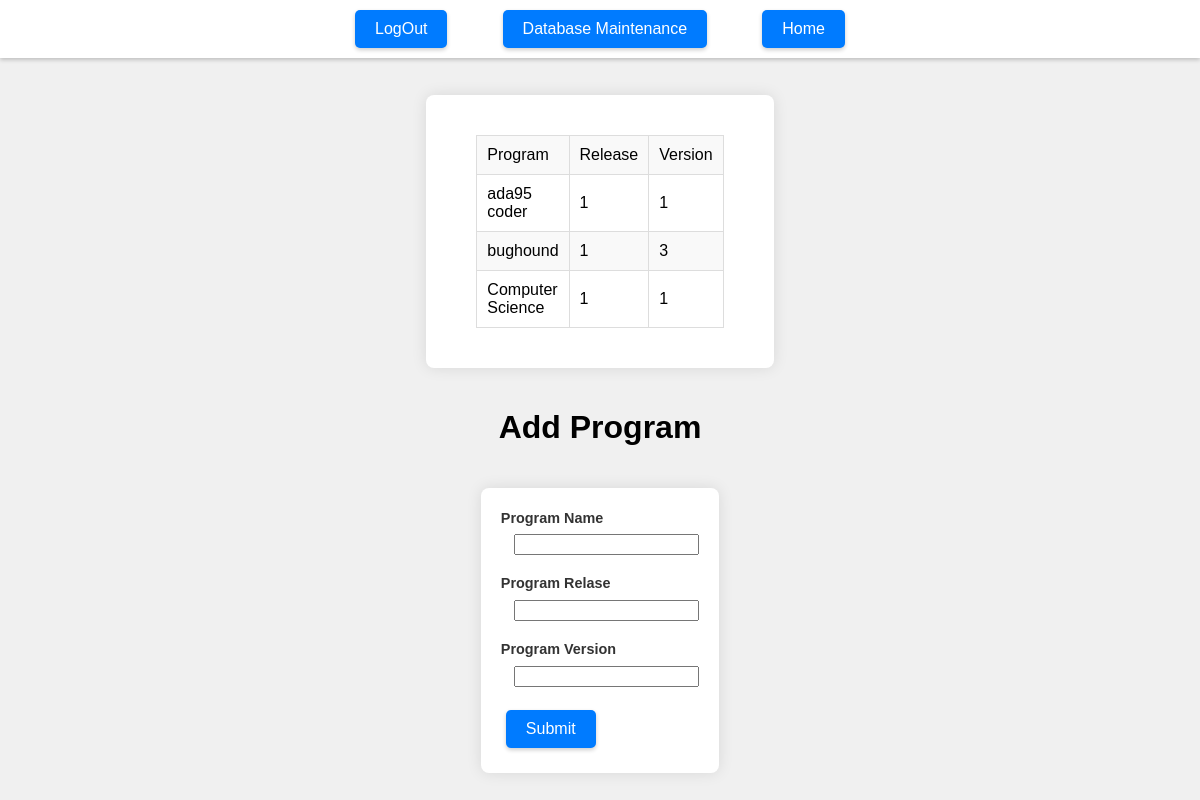
The page /add_program (signed in) on the database as committed earlier.
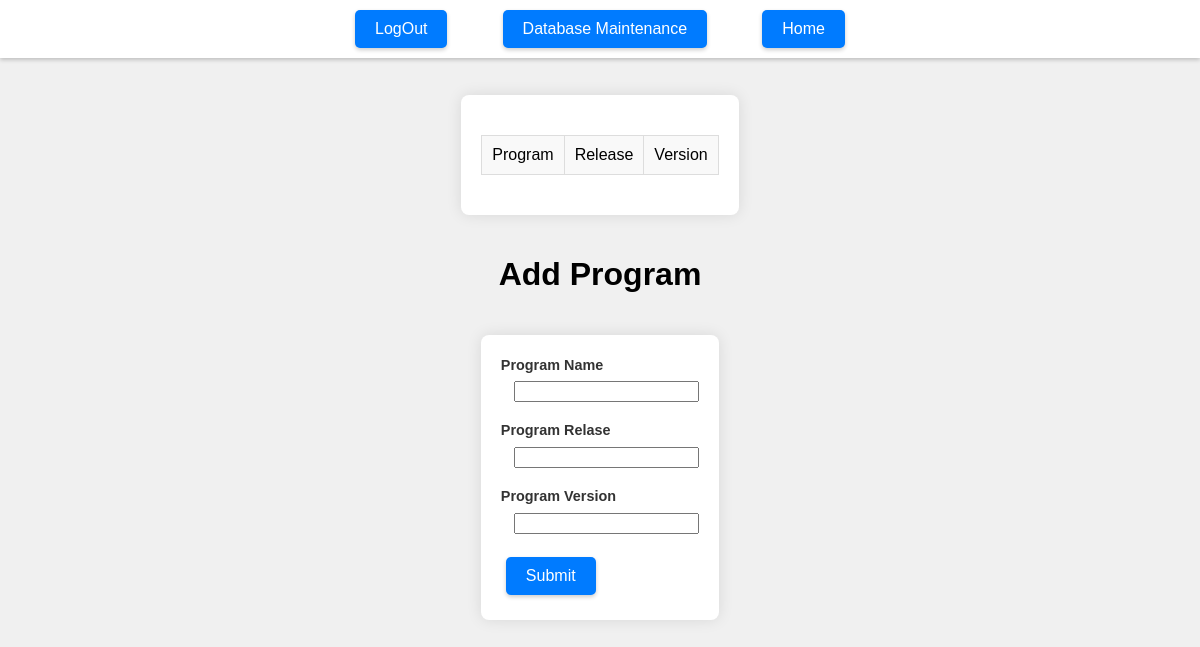
The same page on the database as committed later.
### tables this page shows
CREATE TABLE `programs` ( `prog_id` integer PRIMARY KEY AUTOINCREMENT, `program` varchar(32) NOT NULL, `program_release` varchar(32) NOT NULL, `program_version` varchar(32) NOT NULL);

### app.py (the view, shortened to what this page needs)
@app.route("/add_program",methods=["GET","POST"])
def add_program():
    if "loggedin" not in session:
        return render_template("login.html")
    programs = get_programs()
    if request.method == "GET":
        return render_template("add_programs.html",programs=programs,conditon="False")

### app.py (called while the page is built)
def connect_db():
    sql = sqlite3.connect("/Users/ishanunnarkar/Desktop/Projects/Bug_Hound-Project-main/server/db/bughound.db")
    sql.row_factory = sqlite3.Row
    return sql

def get_db():
    if not hasattr(g,"sqlite3"):
        g.sqlite_db = connect_db()
    return g.sqlite_db

def get_programs():
    db=get_db()
    cur = db.execute('select * from programs')
    programs = cur.fetchall()
    return programs

### templates/add_programs.html (shortened to what this page needs)
<!DOCTYPE html>
<html lang="en">
<head>
    <link rel="stylesheet" href="{{ url_for('static', filename='css/database_maintenance.css') }}">
</head>
<body>
    <div class="styled-container">
         <table style="width:25%", border="1">
            <tr>
                <td>Program</td>
                <td>Release</td>
                <td>Version</td>
            </tr>
            {% for item in programs %}
            <tr>
                <td>{{item[1]}}</td>
                <td>{{item[2]}}</td>
                <td>{{item[3]}}</td>
            </tr>
            {% endfor %}
        </table>
    </div>
    <div class="header">
        <div class="navigation">
            <a href="{{url_for('logout')}}" class="btn header-btn">LogOut</a>
            <a href="{{url_for('database_maintenance')}}" class="btn header-btn">Database Maintenance</a>
            <a href="{{url_for('index_page')}}" class="btn header-btn">Home</a>
        </div>
    </div>
    <h1> Add Program</h1>
    <form action="{{url_for('add_program')}}" method="POST">
        <label for="program">Program Name</label>&nbsp&nbsp;
        <input name="program" type="text" class="textbox"/></br></br>
        <label for="program_release">Program Relase</label>&nbsp&nbsp;
        <input id="program_release" name="program_release" type="number" class="textbox"/></br></br>
        <label for="program_version">Program Version</label>&nbsp&nbsp;
        <input id="program_version" name="program_version" type="number" class="textbox"/></br></br>
        <input type="submit" class="btn" value="Submit">
    </form>
</body>
</html>

### static/css/database_maintenance.css (style rules this page uses)
body { background-color: #f0f0f0; font-family: Arial, sans-serif; margin: 0; padding-top: 75px; display: flex; flex-direction: column; align-items: center; }
.header { width: 100%; display: flex; flex-direction: row; align-items: center; padding: 10px 0; background: #fff; box-shadow: 0 2px 4px rgba(0,0,0,0.2); position: fixed; top: 0; z-index: 1000; }
table { width: 100%; max-width: 600px; border-collapse: collapse; margin: 20px 0; }
td { padding: 10px; border: 1px solid #ddd; }
label { display: block; margin-bottom: 5px; font-weight: bold; }
form { background-color: white; padding: 20px; border-radius: 8px; box-shadow: 0px 0px 15px rgba(0,0,0,0.1); margin-top: 20px; }
table tbody tr:nth-child(odd) { background-color: #f9f9f9; }
label { font-size: 0.9rem; line-height: 1.5; color: #333; }
.btn, input[type="submit"], input[type="reset"], button[type="button"] { box-shadow: 0px 2px 4px rgba(0,0,0,0.2); transition: background-color 0.3s ease, box-shadow 0.3s ease; }
.navigation { display: flex; justify-content: space-between; padding: 0 20px; width: 100%; max-width: 500px; margin: auto; }
.btn, input[type="submit"], input[type="reset"], button[type="button"], .button-row .btn { padding: 10px 20px; background-color: #007bff; color: white; border: none; border-radius: 5px; cursor: pointer; text-decoration: none; margin: 5px; font-size: inherit; }
.header-btn { padding: 10px 20px; background-color: #007bff; color: white; border: none; border-radius: 5px; cursor: pointer; margin: 0 5px; }
.styled-container { background-color: white; padding: 20px; border-radius: 8px; box-shadow: 0px 0px 15px rgba(0,0,0,0.1); margin-top: 20px; margin-bottom: 20px; margin-left: auto; margin-right: auto; width: fit-content; max-width: 90%; display: flex; justify-content: space-evenly; }

Rows that differ between the two databases and show on the page:
removed programs: program "ada95 coder", program_release "1", program_version "1"
removed programs: program "bughound", program_release "1", program_version "3"
removed programs: program "Computer Science", program_release "1", program_version "1"
